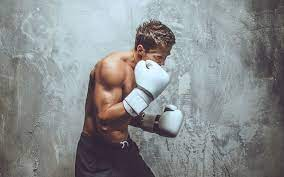
#> input picture src/ya.jfif, 284 x 177 px, given in place of the camera
$ python readColorCamNoiseBounding.py
#> lines starting #> are read from the running program, lines starting #| are printed output that depends on the picture; after the words box and inside, x2 and y2 are one past the last pixel; in counts of white or black regions, pixels touching at a corner belong together
import cv2
import numpy as np

def general(mask,color,frame):
	contours,_ = cv2.findContours( mask, cv2.RETR_EXTERNAL, cv2.CHAIN_APPROX_SIMPLE)
	for c in contours:
		area = cv2.contourArea(c)
		if area > 10:
			x,y,w,h = cv2.boundingRect(c)
			cv2.rectangle(frame,(x,y),(x+w,y+h), color, 3)

def run():
	cap = cv2.VideoCapture(0)
	#redBajo1 = np.array([150,200,0],np.uint8)#Rojo
	#redAlto1 = np.array([190,255,255],np.uint8)
	redBajo1 = np.array([90,0,0],np.uint8)#Rojo
	redAlto1 = np.array([110,255,255],np.uint8)
	while True:
		ret,frame = cap.read()
#> frame is the input picture: shape (177, 284, 3); mean B, G, R 142, 140.4, 137
		if ret == True:
			frameHSV = cv2.cvtColor(frame, cv2.COLOR_BGR2HSV)
#> frameHSV: shape (177, 284, 3); mean H, S, V 85, 28.2, 147.1
			maskRed = cv2.inRange(frameHSV, redBajo1, redAlto1)
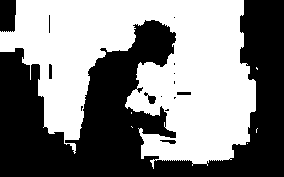
#> maskRed: shape (177, 284); 51.4% white; 15 black regions (9 under 20 px)
			general(maskRed,[0,255,0],frame)
#> in general, `contours,_ = cv2.findContours( mask, cv2.RETR_EXTERNAL, cv2.CHAIN_APPR..`: contours = 6 contours, 5 with area under 20; largest, box (x1, y1, x2, y2) and area: (0, 0, 256, 169) 25372
#> the loop in general, `for c in contours:` made 6 passes
#> (area, x, y, w, h) on pass 6: (25372, 0, 0, 256, 169)
#> after the loop in general, `for c in contours:`:
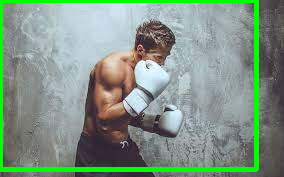
#> frame: shape (177, 284, 3); 6.73% of pixels changed, all inside (x1, y1, x2, y2) = (0, 0, 259, 172)

			cv2.imshow('Streaming', frame)

			if cv2.waitKey(1) & 0xFF == ord('q'):
#> (key q is pressed here)
				break

	cap.release()
	cv2.destroyAllWindows()

if __name__ == "__main__":
	run()
